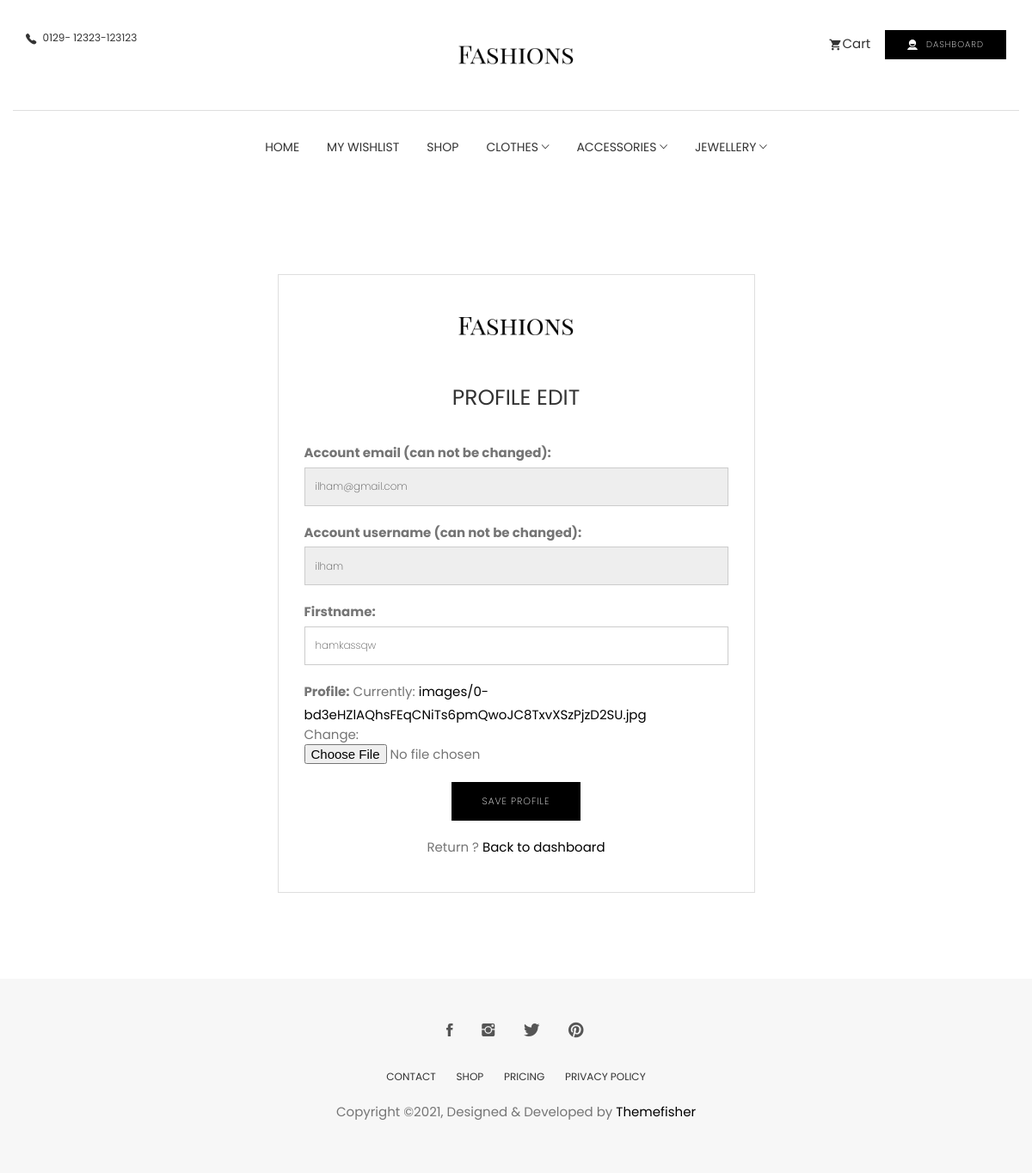
Page /account/profile/edit/ (signed in) on the earlier database version.
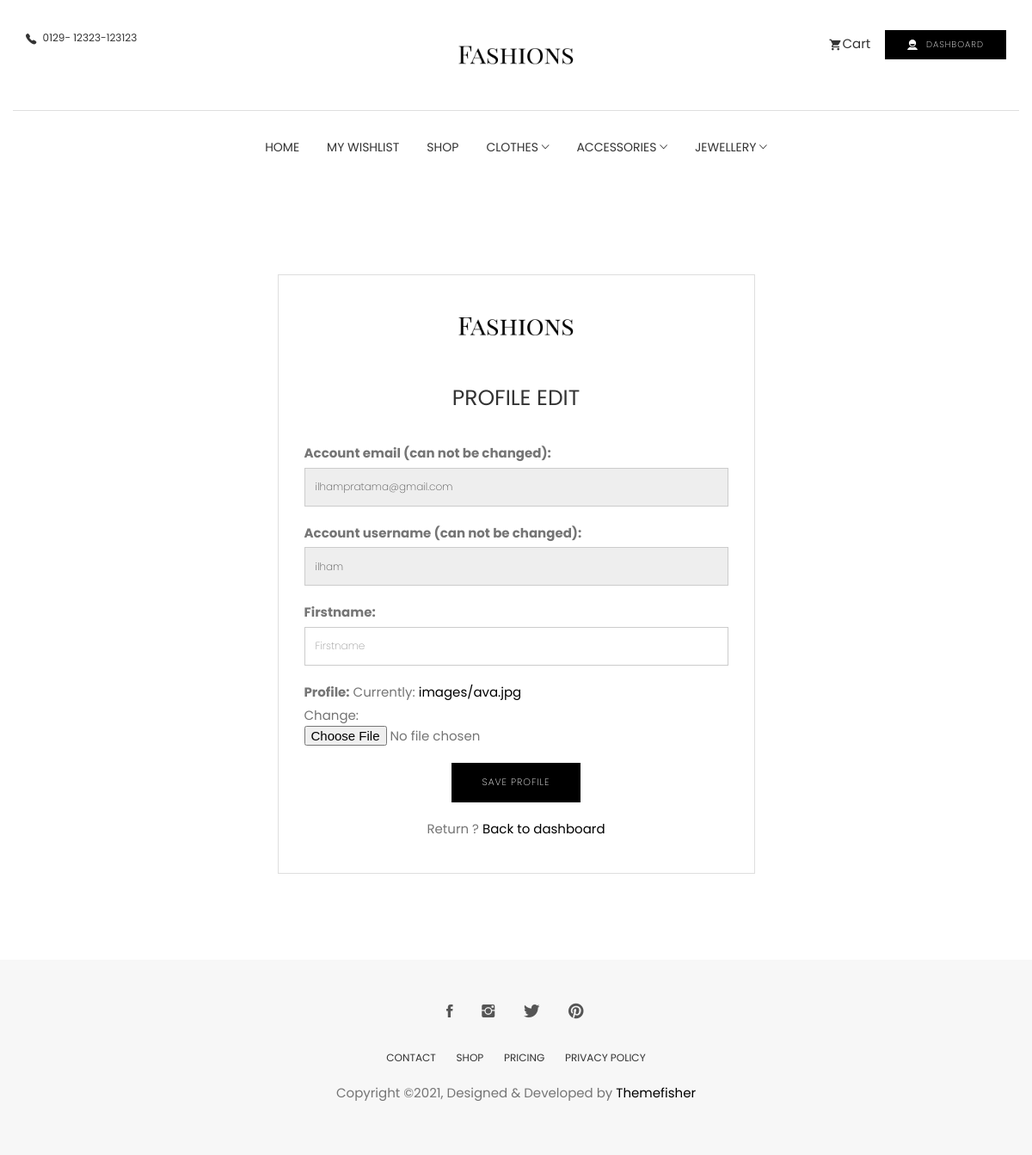
Same page on the later database version.
### account/models.py (models this page shows, shortened)
class UserBase(AbstractBaseUser, PermissionsMixin):
    email = models.EmailField(_('email address'), unique=True)
    user_name = models.CharField(max_length=150, unique=True)
    first_name = models.CharField(max_length=150, blank=True)
    about = models.TextField(_('about'), max_length=500, blank=True)
    profile = models.ImageField(upload_to='images/', default='images/ava.jpg')
    country = CountryField()
    phone_number = models.CharField(max_length=15, blank=True)
    postcode = models.CharField(max_length=12, blank=True)
    address_line_1 = models.CharField(max_length=150, blank=True)
    address_line_2 = models.CharField(max_length=150, blank=True)
    town_city = models.CharField(max_length=150, blank=True)
    is_active = models.BooleanField(default=False)
    is_staff = models.BooleanField(default=False)
    created = models.DateTimeField(auto_now_add=True)
    updated = models.DateTimeField(auto_now=True)
    objects = CustomAccountManager()
    USERNAME_FIELD = 'email'
    REQUIRED_FIELDS = ['user_name']
    class Meta:
        verbose_name = "Accounts"
        verbose_name_plural = "Accounts"

### account/views.py (the view)
# urls.py: path('profile/edit/', views.edit_details, name='edit_details'),
@login_required
def edit_details(request):
    if request.method == 'POST':
        user_form = UserEditForm(data=request.POST, files=request.FILES, instance=request.user)
        if user_form.is_valid():
            user_form.save()
            return redirect("/account/dashboard/")
    else:
        user_form = UserEditForm(instance=request.user)
    return render(request, 'account/user/edit_details.html', {'user_form': user_form})

### account/forms.py
class UserEditForm(forms.ModelForm):
    email = forms.EmailField(
        label='Account email (can not be changed)', max_length=200, widget=forms.TextInput(
            attrs={'class': 'form-control', 'placeholder': 'email', 'id': 'form-email', 'readonly': 'readonly'}))
    user_name = forms.CharField(
        label='Account username (can not be changed)', min_length=4, max_length=50, widget=forms.TextInput(
            attrs={'class': 'form-control', 'placeholder': 'Username', 'id': 'form-firstname', 'readonly': 'readonly'}))
    first_name = forms.CharField(
        label='Firstname', min_length=4, max_length=50, widget=forms.TextInput(
            attrs={'class': 'form-control', 'placeholder': 'Firstname', 'id': 'form-lastname'}))
    class Meta:
        model = UserBase
        fields = ('email', 'user_name', 'first_name', 'profile')
    def __init__(self, *args, **kwargs):
        super().__init__(*args, **kwargs)
        self.fields['user_name'].required = True
        self.fields['email'].required = True

### basket/basket.py (called while the page is built)
    def __len__(self):
        return sum(item['qty'] for item in self.basket.values())

### templates/account/user/edit_details.html (shortened to what this page needs)
{% extends "../../store/base.html" %}
{% load static %}
{% block content %}
<section class="signin-page account">
    <div class="container">
        <div class="row">
            <div class="col-md-6 col-md-offset-3">
                <div class="block text-center">
                    <a class="logo" href="index.html">
                        <img class="img-logo" src="{% static 'images/logos.png' %}" alt="">
                    </a>
                    <h2 class="text-center">Profile Edit</h2>
                    <form class="text-left clearfix" role="form" action="" method="post" enctype="multipart/form-data">
                        {{ user_form.as_p }}
                        <div class="text-center">
                            <button type="submit" class="btn btn-main text-center">Save Profile</button>
                        </div>
                    </form>
                    <p class="mt-20">Return ?<a href="{% url 'account:dashboard' %}"> Back to dashboard</a></p>
                </div>
            </div>
        </div>
    </div>
</section>
{% endblock %}

Differences in the rows shown:
changed UserBase "ilham": email "ilham@gmail.com" → "ilhampratama@gmail.com"; first_name "hamkassqw" → (not shown)
Other differences:
text no longer shown: "Account email (can not be changed): Account username (can not be changed): Firstname: Profile: Currently: images/0-bd3eHZlAQhsFEqCNiTs6pmQwoJC8TxvXSzPjzD2SU.jpg Change:"
text now shown: "Account email (can not be changed): Account username (can not be changed): Firstname: Profile: Currently: images/ava.jpg Change:"
